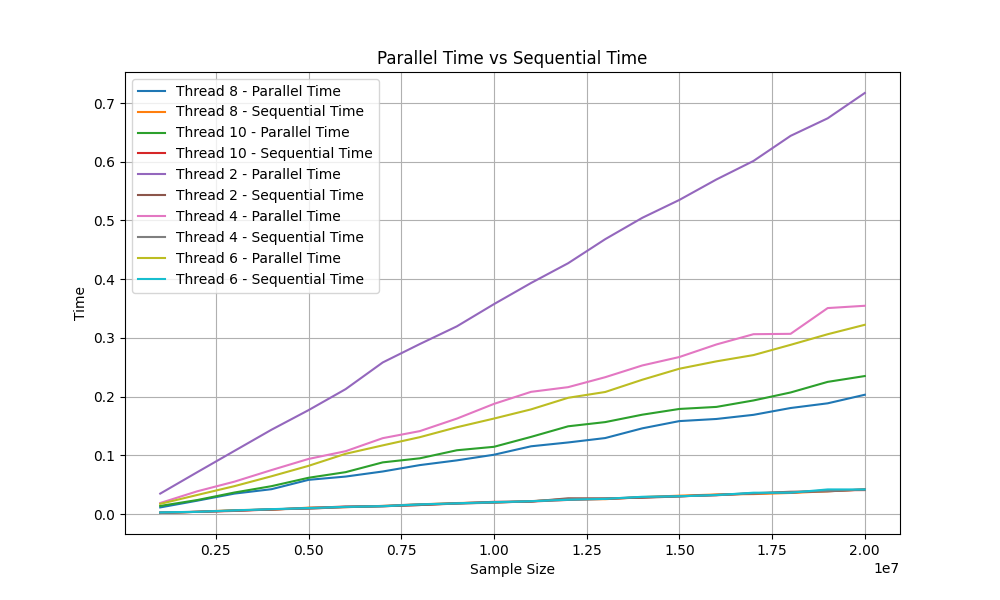

Recreate this plot in Python.
import csv
import matplotlib.pyplot as plt

with open('MyFile.csv', 'r') as file:
    reader = csv.reader(file)
    header = next(reader)  # Read the header row
    # Strip whitespace from column names
    header = [col.strip() for col in header]
    data = list(reader)

parallel_time_idx = header.index('Parallel Time')
sequential_time_idx = header.index('Sequential time')
sample_size_idx = header.index('Sample size')
thread_number_idx = header.index('Thread number')

thread_numbers = set(row[thread_number_idx].strip() for row in data)

plt.figure(figsize=(10, 6))
plt.xlabel('Sample Size')
plt.ylabel('Time')
plt.title('Parallel Time vs Sequential Time')

for thread_num in thread_numbers:
    thread_data = [
        row for row in data if row[thread_number_idx].strip() == thread_num]

    # Extract the data for plotting
    parallel_time = [float(row[parallel_time_idx].strip())
                     for row in thread_data]
    sequential_time = [float(row[sequential_time_idx].strip())
                       for row in thread_data]
    sample_size = [int(row[sample_size_idx].strip()) for row in thread_data]

    # Plot the data
    plt.plot(sample_size, parallel_time,
             label=f'Thread {thread_num} - Parallel Time')
    plt.plot(sample_size, sequential_time,
             label=f'Thread {thread_num} - Sequential Time')

plt.legend()
plt.grid(True)
plt.savefig('graph.png');
plt.show()